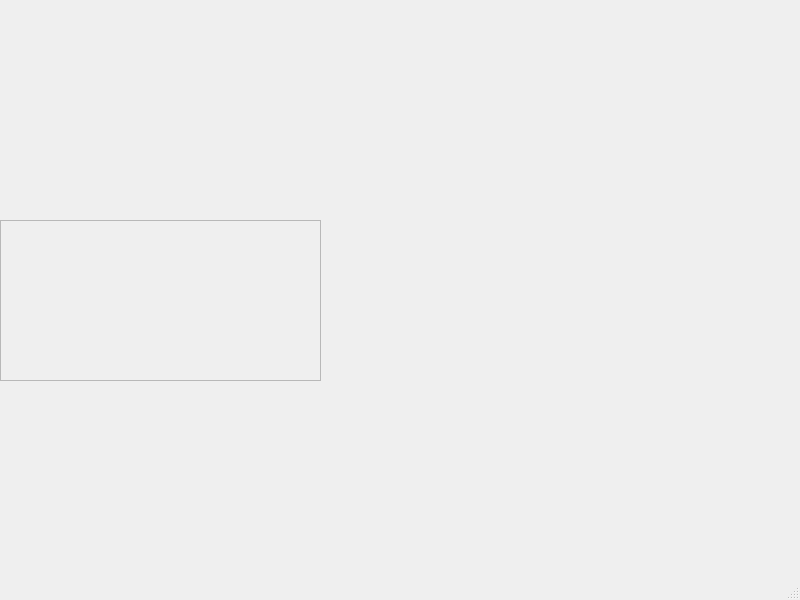
<?xml version="1.0" encoding="UTF-8"?>
<ui version="4.0">
 <class>MainWindow</class>
 <widget class="QMainWindow" name="MainWindow">
  <property name="geometry">
   <rect>
    <x>0</x>
    <y>0</y>
    <width>800</width>
    <height>600</height>
   </rect>
  </property>
  <property name="windowTitle">
   <string>MainWindow</string>
  </property>
  <widget class="QWidget" name="centralwidget">
   <widget class="QWidget" name="widget" native="true">
    <property name="geometry">
     <rect>
      <x>0</x>
      <y>0</y>
      <width>321</width>
      <height>201</height>
     </rect>
    </property>
    <property name="autoFillBackground">
     <bool>false</bool>
    </property>
   </widget>
   <widget class="QFrame" name="frame">
    <property name="geometry">
     <rect>
      <x>0</x>
      <y>220</y>
      <width>321</width>
      <height>161</height>
     </rect>
    </property>
    <property name="frameShape">
     <enum>QFrame::StyledPanel</enum>
    </property>
    <property name="frameShadow">
     <enum>QFrame::Raised</enum>
    </property>
   </widget>
  </widget>
  <widget class="QMenuBar" name="menubar">
   <property name="geometry">
    <rect>
     <x>0</x>
     <y>0</y>
     <width>800</width>
     <height>21</height>
    </rect>
   </property>
  </widget>
  <widget class="QStatusBar" name="statusbar"/>
 </widget>
 <resources/>
 <connections/>
</ui>
